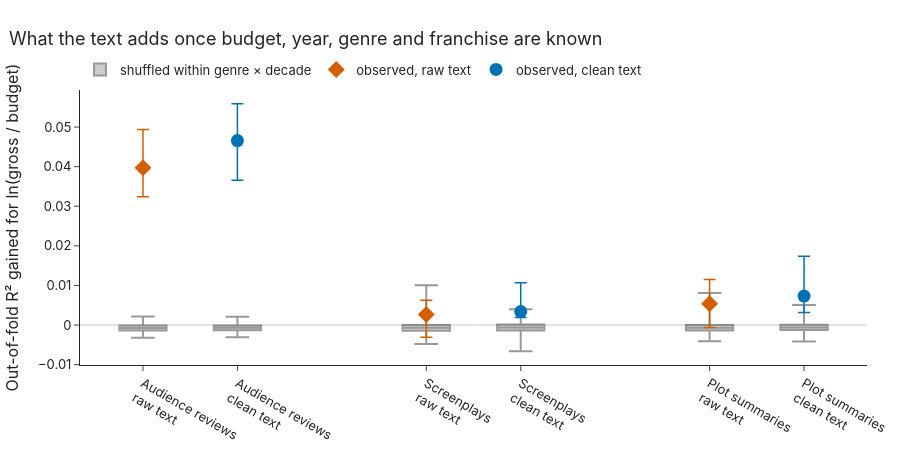

Notebook code for this chart:
### Markdown cell above
## 3. What the text adds beyond budget, year, genre and franchise

The question that matters for profit: once we know the budget, the year, the genres and whether the film is a
sequel, does the text tell us anything more? The controls are fitted by least squares on the training folds; the
ridge regression on the text predicts what they leave. **The null** gives each film the vector of another film
from its own genre × decade cell, 500 times, which breaks the link between text and money and keeps everything else.
With budget controlled, profitability and revenue are the same question: ln(gross) = ln(gross/budget) + ln(budget).

### Code cell
R.fig_net(res).show()
display(R.main_table(r))
display(Markdown(say["net"]))

### Figure 1 — Plotly figure (JSON) as saved in the notebook; plotly's stock layout.template omitted (floating-point values rounded to 4 significant figures; data arrays with more than 128 entries replaced by an {"elided": "..."} marker saying what was removed)
{"data": [{"boxpoints": false, "hoverinfo": "skip", "legendgroup": "null", "line": {"color": "#999999"}, "marker": {"color": "#999999"}, "name": "shuffled within genre × decade", "showlegend": true, "type": "box", "width": 0.5, "x": {"elided": "500 int values"}, "y": {"elided": "500 float values"}}, {"error_y": {"array": [0.00965], "arrayminus": [0.00734], "symmetric": false, "thickness": 1.5, "type": "data", "width": 6}, "hovertemplate": "Audience reviews, raw<br>gain %{y:+.3f}<br>5,405 films, shuffle p = 0.002<extra></extra>", "legendgroup": "raw", "marker": {"color": "#D55E00", "size": 13, "symbol": "diamond"}, "mode": "markers", "name": "observed, raw text", "showlegend": true, "type": "scatter", "x": [0], "y": [0.03973]}, {"boxpoints": false, "hoverinfo": "skip", "legendgroup": "null", "line": {"color": "#999999"}, "marker": {"color": "#999999"}, "name": "shuffled within genre × decade", "showlegend": false, "type": "box", "width": 0.5, "x": {"elided": "500 int values"}, "y": {"elided": "500 float values"}}, {"error_y": {"array": [0.00931], "arrayminus": [0.00999], "symmetric": false, "thickness": 1.5, "type": "data", "width": 6}, "hovertemplate": "Audience reviews, clean<br>gain %{y:+.3f}<br>5,405 films, shuffle p = 0.002<extra></extra>", "legendgroup": "clean", "marker": {"color": "#0072B2", "size": 13, "symbol": "circle"}, "mode": "markers", "name": "observed, clean text", "showlegend": true, "type": "scatter", "x": [1], "y": [0.04658]}, {"boxpoints": false, "hoverinfo": "skip", "legendgroup": "null", "line": {"color": "#999999"}, "marker": {"color": "#999999"}, "name": "shuffled within genre × decade", "showlegend": false, "type": "box", "width": 0.5, "x": {"elided": "500 int values"}, "y": {"elided": "500 float values"}}, {"error_y": {"array": [0.0036], "arrayminus": [0.00572], "symmetric": false, "thickness": 1.5, "type": "data", "width": 6}, "hovertemplate": "Screenplays, raw<br>gain %{y:+.3f}<br>1,538 films, shuffle p = 0.024<extra></extra>", "legendgroup": "raw", "marker": {"color": "#D55E00", "size": 13, "symbol": "diamond"}, "mode": "markers", "name": "observed, raw text", "showlegend": false, "type": "scatter", "x": [3], "y": [0.00265]}, {"boxpoints": false, "hoverinfo": "skip", "legendgroup": "null", "line": {"color": "#999999"}, "marker": {"color": "#999999"}, "name": "shuffled within genre × decade", "showlegend": false, "type": "box", "width": 0.5, "x": {"elided": "500 int values"}, "y": {"elided": "500 float values"}}, {"error_y": {"array": [0.00731], "arrayminus": [0.00151], "symmetric": false, "thickness": 1.5, "type": "data", "width": 6}, "hovertemplate": "Screenplays, clean<br>gain %{y:+.3f}<br>1,538 films, shuffle p = 0.008<extra></extra>", "legendgroup": "clean", "marker": {"color": "#0072B2", "size": 13, "symbol": "circle"}, "mode": "markers", "name": "observed, clean text", "showlegend": false, "type": "scatter", "x": [4], "y": [0.0034]}, {"boxpoints": false, "hoverinfo": "skip", "legendgroup": "null", "line": {"color": "#999999"}, "marker": {"color": "#999999"}, "name": "shuffled within genre × decade", "showlegend": false, "type": "box", "width": 0.5, "x": {"elided": "500 int values"}, "y": {"elided": "500 float values"}}, {"error_y": {"array": [0.0061], "arrayminus": [0.00601], "symmetric": false, "thickness": 1.5, "type": "data", "width": 6}, "hovertemplate": "Plot summaries, raw<br>gain %{y:+.3f}<br>1,625 films, shuffle p = 0.004<extra></extra>", "legendgroup": "raw", "marker": {"color": "#D55E00", "size": 13, "symbol": "diamond"}, "mode": "markers", "name": "observed, raw text", "showlegend": false, "type": "scatter", "x": [6], "y": [0.00539]}, {"boxpoints": false, "hoverinfo": "skip", "legendgroup": "null", "line": {"color": "#999999"}, "marker": {"color": "#999999"}, "name": "shuffled within genre × decade", "showlegend": false, "type": "box", "width": 0.5, "x": {"elided": "500 int values"}, "y": {"elided": "500 float values"}}, {"error_y": {"array": [0.01008], "arrayminus": [0.00413], "symmetric": false, "thickness": 1.5, "type": "data", "width": 6}, "hovertemplate": "Plot summaries, clean<br>gain %{y:+.3f}<br>1,625 films, shuffle p = 0.002<extra></extra>", "legendgroup": "clean", "marker": {"color": "#0072B2", "size": 13, "symbol": "circle"}, "mode": "markers", "name": "observed, clean text", "showlegend": false, "type": "scatter", "x": [7], "y": [0.00731]}], "layout": {"font": {"family": "Inter, Helvetica, Arial, sans-serif", "size": 13}, "height": 470, "legend": {"orientation": "h", "x": 0, "y": 1.02, "yanchor": "bottom"}, "margin": {"b": 60, "l": 70, "r": 30, "t": 90}, "shapes": [{"line": {"color": "#444", "width": 1}, "type": "line", "x0": 0, "x1": 1, "xref": "x domain", "y0": 0, "y1": 0, "yref": "y"}], "title": {"text": "What the text adds once budget, year, genre and franchise are known", "x": 0.01, "xanchor": "left"}, "xaxis": {"ticktext": ["Audience reviews<br>raw text", "Audience reviews<br>clean text", "Screenplays<br>raw text", "Screenplays<br>clean text", "Plot summaries<br>raw text", "Plot summaries<br>clean text"], "tickvals": [0, 1, 3, 4, 6, 7]}, "yaxis": {"title": {"text": "Out-of-fold R² gained for ln(gross / budget)"}}}}
